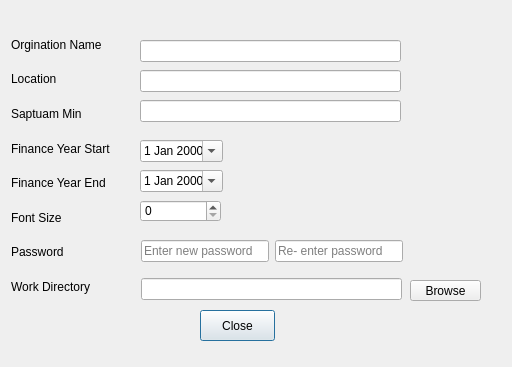
<?xml version="1.0" encoding="UTF-8"?>
<ui version="4.0">
 <class>CsettingDlg</class>
 <widget class="QDialog" name="CsettingDlg">
  <property name="geometry">
   <rect>
    <x>0</x>
    <y>0</y>
    <width>512</width>
    <height>367</height>
   </rect>
  </property>
  <property name="windowTitle">
   <string>Dialog</string>
  </property>
  <widget class="QPushButton" name="m_bwroseDirBtn">
   <property name="geometry">
    <rect>
     <x>410</x>
     <y>280</y>
     <width>71</width>
     <height>21</height>
    </rect>
   </property>
   <property name="text">
    <string>Browse</string>
   </property>
  </widget>
  <widget class="QPushButton" name="m_closeBtn">
   <property name="geometry">
    <rect>
     <x>200</x>
     <y>310</y>
     <width>75</width>
     <height>31</height>
    </rect>
   </property>
   <property name="text">
    <string>Close</string>
   </property>
   <property name="default">
    <bool>true</bool>
   </property>
  </widget>
  <widget class="QWidget" name="layoutWidget">
   <property name="geometry">
    <rect>
     <x>11</x>
     <y>30</y>
     <width>121</width>
     <height>271</height>
    </rect>
   </property>
   <layout class="QVBoxLayout" name="verticalLayout">
    <item>
     <widget class="QLabel" name="m_orgNameLbl">
      <property name="text">
       <string>Orgination Name</string>
      </property>
     </widget>
    </item>
    <item>
     <widget class="QLabel" name="m_locationLbl">
      <property name="text">
       <string>Location</string>
      </property>
     </widget>
    </item>
    <item>
     <widget class="QLabel" name="m_saptuamMinlbl">
      <property name="text">
       <string>Saptuam Min</string>
      </property>
     </widget>
    </item>
    <item>
     <widget class="QLabel" name="m_fyStartLbl">
      <property name="text">
       <string>Finance Year Start</string>
      </property>
     </widget>
    </item>
    <item>
     <widget class="QLabel" name="m_fyEndLbl">
      <property name="text">
       <string>Finance Year End</string>
      </property>
     </widget>
    </item>
    <item>
     <widget class="QLabel" name="m_fontSizeLbl">
      <property name="text">
       <string>Font Size</string>
      </property>
     </widget>
    </item>
    <item>
     <widget class="QLabel" name="m_passwordLbl">
      <property name="text">
       <string>Password</string>
      </property>
     </widget>
    </item>
    <item>
     <widget class="QLabel" name="m_cwdLbl">
      <property name="text">
       <string>Work Directory</string>
      </property>
     </widget>
    </item>
   </layout>
  </widget>
  <widget class="QLineEdit" name="m_org">
   <property name="geometry">
    <rect>
     <x>140</x>
     <y>40</y>
     <width>261</width>
     <height>22</height>
    </rect>
   </property>
  </widget>
  <widget class="QLineEdit" name="m_location">
   <property name="geometry">
    <rect>
     <x>140</x>
     <y>70</y>
     <width>261</width>
     <height>22</height>
    </rect>
   </property>
  </widget>
  <widget class="QDateEdit" name="m_fyEnd">
   <property name="geometry">
    <rect>
     <x>140</x>
     <y>170</y>
     <width>83</width>
     <height>22</height>
    </rect>
   </property>
   <property name="displayFormat">
    <string>d MMM yyyy</string>
   </property>
   <property name="calendarPopup">
    <bool>true</bool>
   </property>
  </widget>
  <widget class="QLineEdit" name="m_saptuamMin">
   <property name="geometry">
    <rect>
     <x>140</x>
     <y>100</y>
     <width>261</width>
     <height>22</height>
    </rect>
   </property>
  </widget>
  <widget class="QDateEdit" name="m_fyStart">
   <property name="geometry">
    <rect>
     <x>140</x>
     <y>140</y>
     <width>83</width>
     <height>22</height>
    </rect>
   </property>
   <property name="displayFormat">
    <string>d MMM yyyy</string>
   </property>
   <property name="calendarPopup">
    <bool>true</bool>
   </property>
  </widget>
  <widget class="QSpinBox" name="m_fontSize">
   <property name="geometry">
    <rect>
     <x>140</x>
     <y>200</y>
     <width>81</width>
     <height>22</height>
    </rect>
   </property>
  </widget>
  <widget class="QLineEdit" name="m_cwd">
   <property name="geometry">
    <rect>
     <x>141</x>
     <y>278</y>
     <width>261</width>
     <height>22</height>
    </rect>
   </property>
  </widget>
  <widget class="QWidget" name="">
   <property name="geometry">
    <rect>
     <x>141</x>
     <y>231</y>
     <width>262</width>
     <height>41</height>
    </rect>
   </property>
   <layout class="QHBoxLayout" name="horizontalLayout">
    <item>
     <widget class="QLineEdit" name="m_password">
      <property name="echoMode">
       <enum>QLineEdit::Password</enum>
      </property>
      <property name="placeholderText">
       <string>Enter new password</string>
      </property>
     </widget>
    </item>
    <item>
     <widget class="QLineEdit" name="m_password_2">
      <property name="echoMode">
       <enum>QLineEdit::Password</enum>
      </property>
      <property name="placeholderText">
       <string>Re- enter password</string>
      </property>
     </widget>
    </item>
   </layout>
  </widget>
 </widget>
 <resources/>
 <connections/>
</ui>
